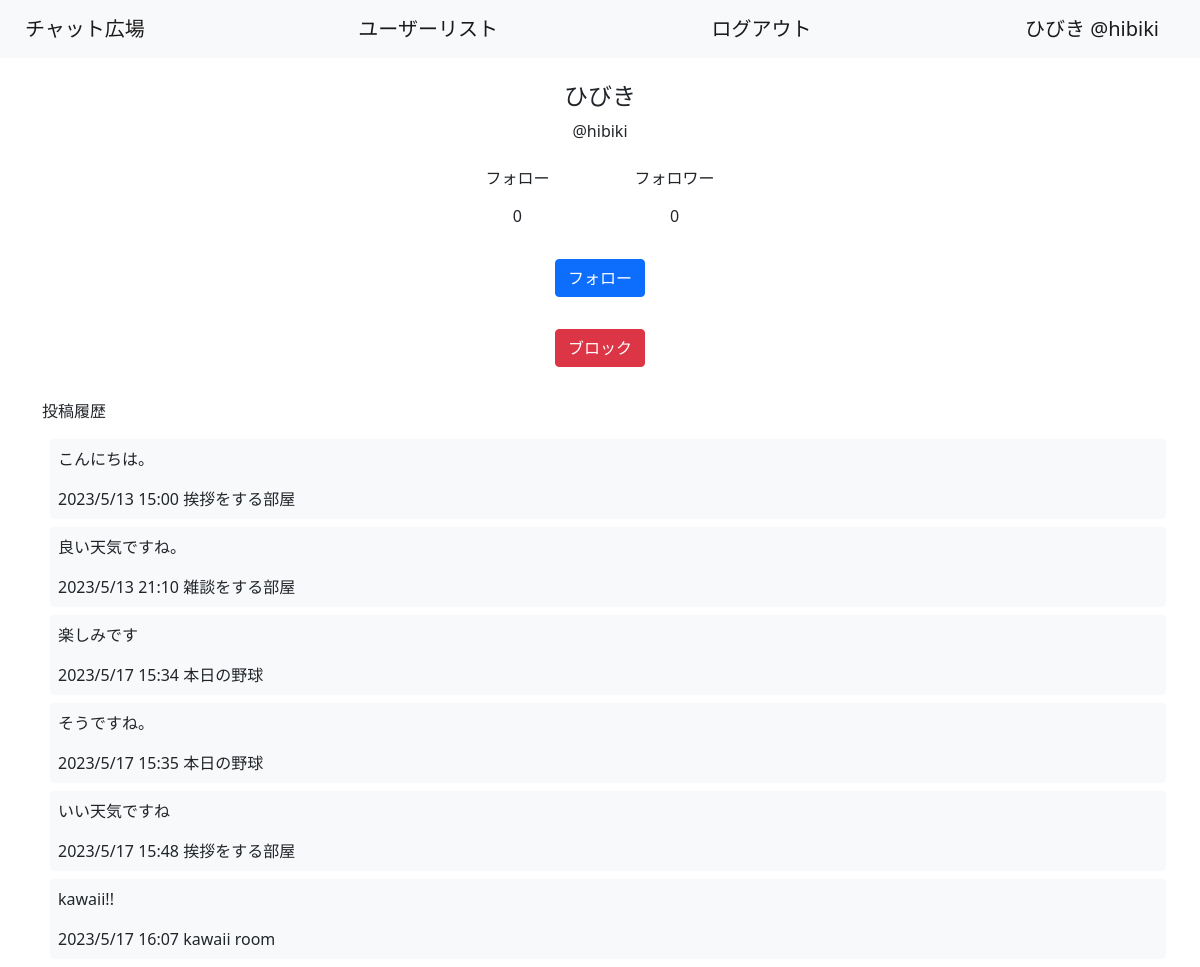
/user/1 (signed in), run on the app's committed database.
### chatrooms/models.py (models this page shows, shortened)
class CustomUser(AbstractUser):
    user_name = models.CharField(max_length=100, default="no name")
    memo = models.TextField()
    created_at = models.DateTimeField(auto_now_add=True)
    REQUIRED_FIELDS = ["user_name","memo"]
    groups = None
    user_permissions = None
    last_login = None
    first_name = models.CharField(max_length=100, default=" ",null=True)
    last_name = models.CharField(max_length=100, default=" ",null=True)
    email_address = None
    date_joined = None

class Post(models.Model):
    text = models.TextField()
    user = models.ForeignKey(CustomUser, related_name='post', on_delete=models.CASCADE)
    created_at = models.DateTimeField(auto_now_add=True)
    room = models.ForeignKey(Room, related_name='post', on_delete=models.CASCADE)
    deleted = models.BooleanField(default=False)
    image = models.ImageField(upload_to='post', height_field=None, width_field=None, blank=True, max_length=100, default=False)

class Room(models.Model):
    title = models.CharField(max_length=100)
    user = models.ForeignKey(CustomUser, on_delete=models.CASCADE)
    created_at = models.DateTimeField(auto_now_add=True)
    image = models.ImageField(upload_to='room', height_field=None, width_field=None, blank=True, max_length=100, default=False)#サムネ
    def __str__(self):
        return self.title

### chatrooms/views.py (the view)
# urls.py: path('user/<int:pk>', views.UserDetailView.as_view(), name='ud'),
class UserDetailView(DetailView):
    template_name = 'user/detail.html'
    model = models.CustomUser
    def get_context_data(self, **kwargs):
        context=super().get_context_data() #元クラスで定義されてるデフォルトのcontextを呼び出してます
        try:
            models.Connect.objects.get(follower_id=self.kwargs.get('pk'),follow_id=self.request.user.id)
            context['follow_flag'] = True
        except:
            context['follow_flag'] = False
        return context

### templates/user/detail.html (shortened to what this page needs)
{% extends 'base.html' %}
{% block content %}
    <div class="container">
      <div class="pt-4" name="name">
        <h4 class="text-center">{{ customuser.user_name }}</h4>
        <p class="text-center">@{{ customuser.username }}</p>
        <div class="row justify-content-md-center" name="ff">
          <div class="col-auto row justify-content-md-center" name="follow">
            <a href={%url 'fl1' customuser.id%} class="btn col-auto text-center text-decoration-none">フォロー</a>
            <a href={%url 'fl1' customuser.id%} class="btn col-auto text-center text-decoration-none">{{ customuser.follow.count}}</a>
          </div>
          <div class="col-auto row justify-content-md-center" name="follower">
            <a href={%url 'fl2' customuser.id%} class="btn col-auto text-center text-decoration-none">フォロワー</a>
            <a href={%url 'fl2' customuser.id%} class="btn col-auto text-center text-decoration-none">{{ customuser.follower.count}}</a>
          </div>
        </div>
        <div class="row p-4 justify-content-md-center">
          {%if not follow_flag%}
          <a href={%url 'cc' customuser.id%} class="btn btn-primary col-auto">フォロー</a>
          {%else%}
          <a href={%url 'cd' customuser.id%} class="btn btn-secondary col-auto">フォローを外す</a>
          {%endif%}
        </div>
        <div class="row p-2 justify-content-md-center">
          <a href="#" class="btn btn-danger col-auto">ブロック</a>
        </div>
      </div>
    </div>
    <div class="container  mt-4">
      <p class="mt-2">投稿履歴{% if customuser.post.count == 0 %}なし{%endif%}</p>
      {% for post in customuser.post.all %}
      <div class=" rounded container p-2 m-2 bg-light">
        <a href={%url 'rd' post.room.id%} class="text-dark text-decoration-none">
          <p>{{ post.text }}</p>
          {{ post.created_at|date:"Y/n/j H:i"}}
          {{ post.room }}
        </a>
      </div>
      {% endfor %}
    </div>
{% endblock content %}

### templates/base.html (shortened to what this page needs)
<!doctype html>
<html lang="en">
  <head>
    <link href="https://cdn.jsdelivr.net/npm/bootstrap@5.0.2/dist/css/bootstrap.min.css" rel="stylesheet">
  </head>
  <body>
    <nav class="navbar navbar-light bg-light">
        <div class="container-fluid">
          <a class="navbar-brand btn" href={% url 'rl' %}>チャット広場</a>
          <a class="navbar-brand btn" href={% url 'ul' %}>ユーザーリスト</a>
          {%if user.is_authenticated%}
          <a class="navbar-brand btn" href={% url 'lo' %}>ログアウト</a>
          <a class="navbar-brand btn" href={% url 'mp' %}>{{user.user_name}} @{{ user.username}}</a>
          {%else%}
          <a class="navbar-brand btn" href={% url 'li' %}>ログイン</a>
          {%endif%}
        </div>
      </nav>
      {% block content %}{% endblock content %}
  </body>
</html>

### data on the page
CustomUser: user_name "ひびき", username "hibiki", follow.count "0", follower.count "0"
Post: text "こんにちは。", created_at "2023/5/13 15:00", room "挨拶をする部屋"
Post: text "良い天気ですね。", created_at "2023/5/13 21:10", room "雑談をする部屋"
Post: text "楽しみです", created_at "2023/5/17 15:34", room "本日の野球"
Post: text "そうですね。", created_at "2023/5/17 15:35", room "本日の野球"
Post: text "いい天気ですね", created_at "2023/5/17 15:48", room "挨拶をする部屋"
Post: text "kawaii!!", created_at "2023/5/17 16:07", room "kawaii room"
